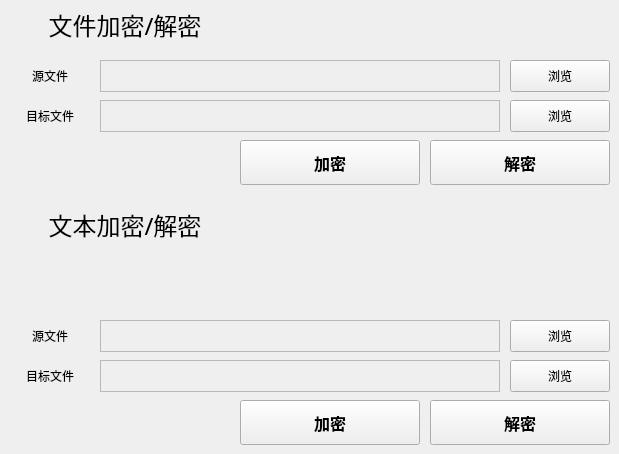
    <widget class="QWidget" name="page_2">
     <widget class="QLabel" name="title_label_2">
      <property name="geometry">
       <rect>
        <x>0</x>
        <y>0</y>
        <width>250</width>
        <height>50</height>
       </rect>
      </property>
      <property name="font">
       <font>
        <family>.萍方-简</family>
        <pointsize>18</pointsize>
       </font>
      </property>
      <property name="text">
       <string>文件加密/解密</string>
      </property>
      <property name="alignment">
       <set>Qt::AlignCenter</set>
      </property>
     </widget>
     <widget class="QPushButton" name="file_push_1">
      <property name="geometry">
       <rect>
        <x>510</x>
        <y>60</y>
        <width>100</width>
        <height>32</height>
       </rect>
      </property>
      <property name="text">
       <string>浏览</string>
      </property>
     </widget>
     <widget class="QTextEdit" name="file_tf_1">
      <property name="enabled">
       <bool>false</bool>
      </property>
      <property name="geometry">
       <rect>
        <x>100</x>
        <y>60</y>
        <width>400</width>
        <height>32</height>
       </rect>
      </property>
     </widget>
     <widget class="QLabel" name="file_label_1">
      <property name="geometry">
       <rect>
        <x>0</x>
        <y>60</y>
        <width>100</width>
        <height>32</height>
       </rect>
      </property>
      <property name="text">
       <string>源文件</string>
      </property>
      <property name="alignment">
       <set>Qt::AlignCenter</set>
      </property>
     </widget>
     <widget class="QTextEdit" name="file_tf_2">
      <property name="enabled">
       <bool>false</bool>
      </property>
      <property name="geometry">
       <rect>
        <x>100</x>
        <y>100</y>
        <width>400</width>
        <height>32</height>
       </rect>
      </property>
     </widget>
     <widget class="QLabel" name="file_label_2">
      <property name="geometry">
       <rect>
        <x>0</x>
        <y>100</y>
        <width>100</width>
        <height>32</height>
       </rect>
      </property>
      <property name="text">
       <string>目标文件</string>
      </property>
      <property name="alignment">
       <set>Qt::AlignCenter</set>
      </property>
     </widget>
     <widget class="QPushButton" name="file_push_2">
      <property name="geometry">
       <rect>
        <x>510</x>
        <y>100</y>
        <width>100</width>
        <height>32</height>
       </rect>
      </property>
      <property name="text">
       <string>浏览</string>
      </property>
     </widget>
     <widget class="QLabel" name="file_label_4">
      <property name="geometry">
       <rect>
        <x>0</x>
        <y>360</y>
        <width>100</width>
        <height>32</height>
       </rect>
      </property>
      <property name="text">
       <string>目标文件</string>
      </property>
      <property name="alignment">
       <set>Qt::AlignCenter</set>
      </property>
     </widget>
     <widget class="QPushButton" name="file_push_7">
      <property name="geometry">
       <rect>
        <x>240</x>
        <y>400</y>
        <width>180</width>
        <height>45</height>
       </rect>
      </property>
      <property name="font">
       <font>
        <family>微软雅黑</family>
        <pointsize>12</pointsize>
        <weight>75</weight>
        <bold>true</bold>
       </font>
      </property>
      <property name="text">
       <string>加密</string>
      </property>
     </widget>
     <widget class="QPushButton" name="file_push_6">
      <property name="geometry">
       <rect>
        <x>510</x>
        <y>360</y>
        <width>100</width>
        <height>32</height>
       </rect>
      </property>
      <property name="text">
       <string>浏览</string>
      </property>
     </widget>
     <widget class="QTextEdit" name="file_tf_3">
      <property name="enabled">
       <bool>false</bool>
      </property>
      <property name="geometry">
       <rect>
        <x>100</x>
        <y>320</y>
        <width>400</width>
        <height>32</height>
       </rect>
      </property>
     </widget>
     <widget class="QPushButton" name="file_push_8">
      <property name="geometry">
       <rect>
        <x>430</x>
        <y>400</y>
        <width>180</width>
        <height>45</height>
       </rect>
      </property>
      <property name="font">
       <font>
        <family>微软雅黑</family>
        <pointsize>12</pointsize>
        <weight>75</weight>
        <bold>true</bold>
       </font>
      </property>
      <property name="text">
       <string>解密</string>
      </property>
     </widget>
     <widget class="QLabel" name="file_label_3">
      <property name="geometry">
       <rect>
        <x>0</x>
        <y>320</y>
        <width>100</width>
        <height>32</height>
       </rect>
      </property>
      <property name="text">
       <string>源文件</string>
      </property>
      <property name="alignment">
       <set>Qt::AlignCenter</set>
      </property>
     </widget>
     <widget class="QTextEdit" name="file_tf_4">
      <property name="enabled">
       <bool>false</bool>
      </property>
      <property name="geometry">
       <rect>
        <x>100</x>
        <y>360</y>
        <width>400</width>
        <height>32</height>
       </rect>
      </property>
     </widget>
     <widget class="QPushButton" name="file_push_5">
      <property name="geometry">
       <rect>
        <x>510</x>
        <y>320</y>
        <width>100</width>
        <height>32</height>
       </rect>
      </property>
      <property name="text">
       <string>浏览</string>
      </property>
     </widget>
     <widget class="QLabel" name="file_label_title_2">
      <property name="geometry">
       <rect>
        <x>0</x>
        <y>200</y>
        <width>250</width>
        <height>50</height>
       </rect>
      </property>
      <property name="font">
       <font>
        <family>.萍方-简</family>
        <pointsize>18</pointsize>
       </font>
      </property>
      <property name="text">
       <string>文本加密/解密</string>
      </property>
      <property name="alignment">
       <set>Qt::AlignCenter</set>
      </property>
     </widget>
     <widget class="QPushButton" name="file_push_4">
      <property name="geometry">
       <rect>
        <x>430</x>
        <y>140</y>
        <width>180</width>
        <height>45</height>
       </rect>
      </property>
      <property name="font">
       <font>
        <family>微软雅黑</family>
        <pointsize>12</pointsize>
        <weight>75</weight>
        <bold>true</bold>
       </font>
      </property>
      <property name="text">
       <string>解密</string>
      </property>
     </widget>
     <widget class="QPushButton" name="file_push_3">
      <property name="geometry">
       <rect>
        <x>240</x>
        <y>140</y>
        <width>180</width>
        <height>45</height>
       </rect>
      </property>
      <property name="font">
       <font>
        <family>微软雅黑</family>
        <pointsize>12</pointsize>
        <weight>75</weight>
        <bold>true</bold>
       </font>
      </property>
      <property name="text">
       <string>加密</string>
      </property>
     </widget>
    </widget>
